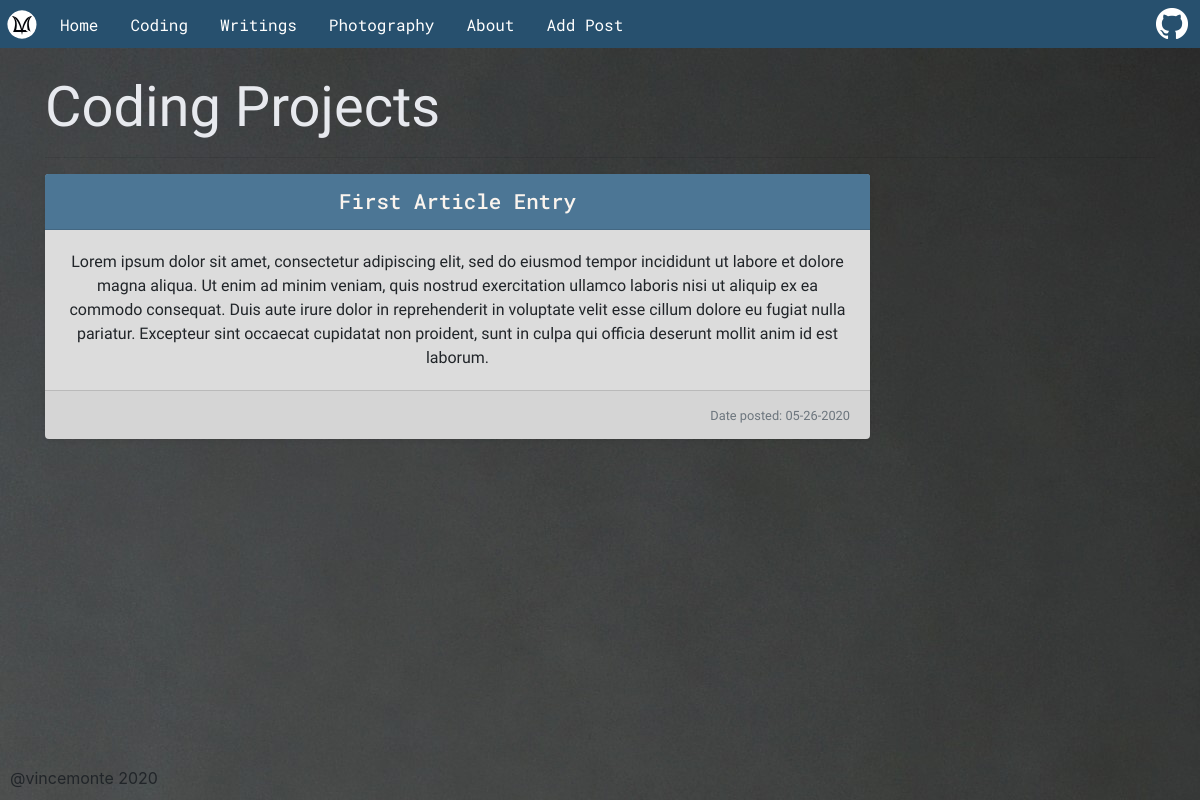
Page /coding on the earlier database version.
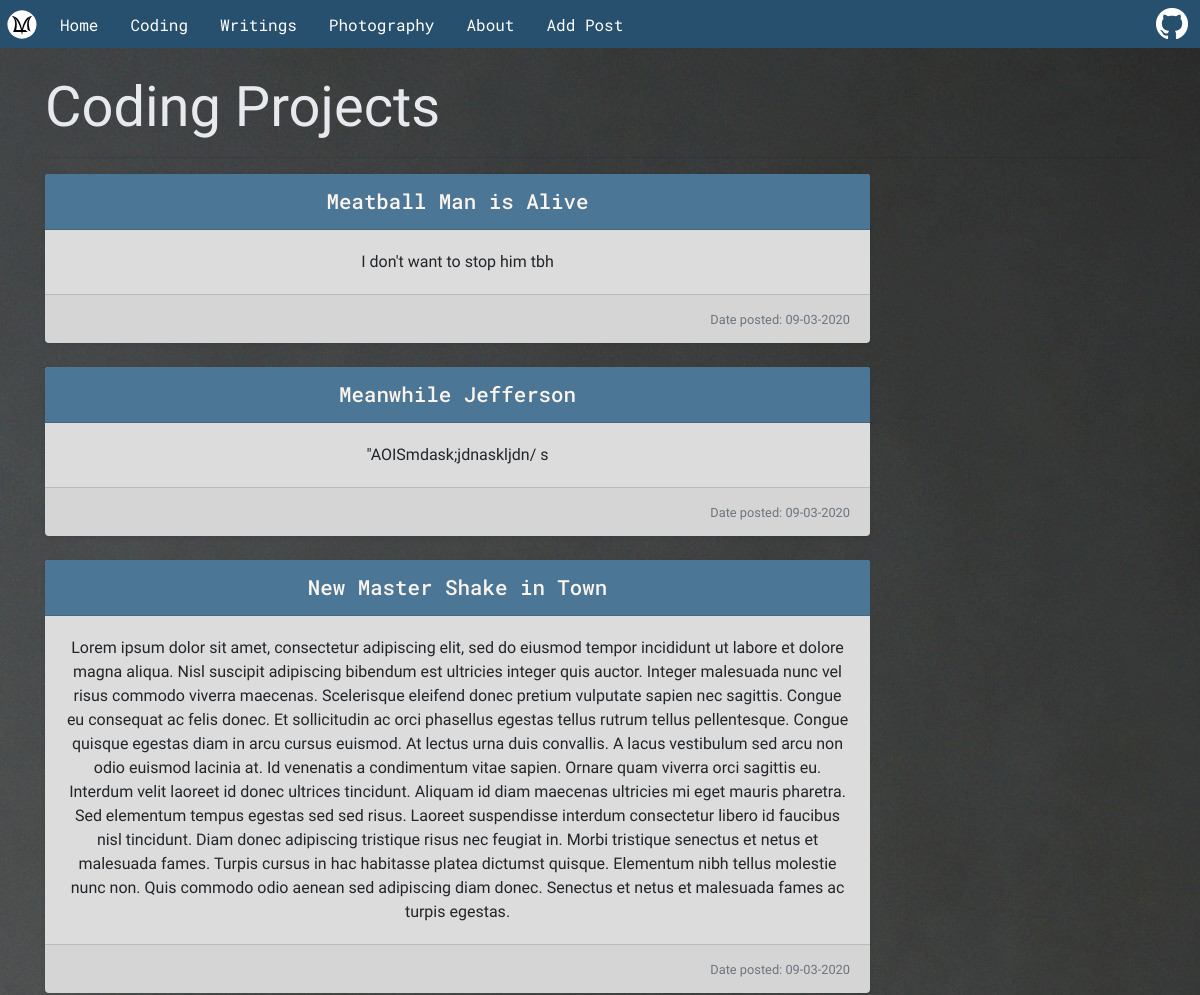
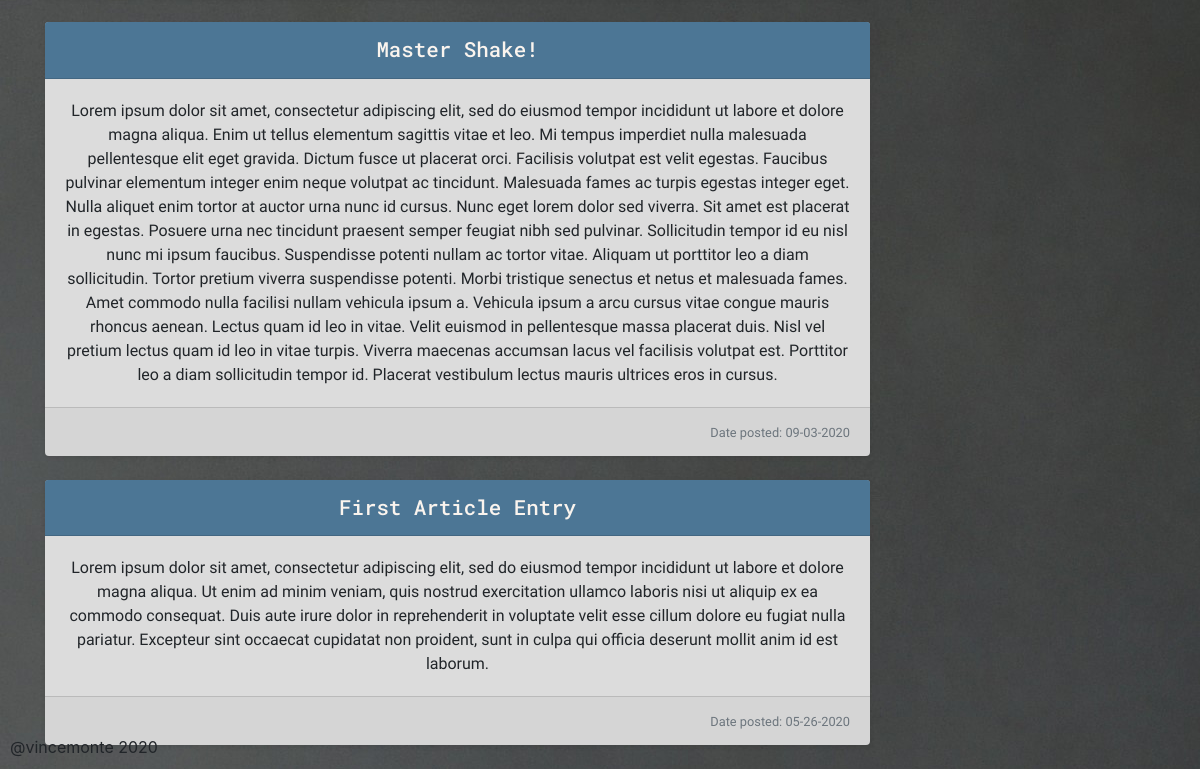
Same page on the later database version (2 pictures, top to bottom).
### personalWebsite/models.py (models this page shows, shortened)
class Project(db.Model):
    id = db.Column(db.Integer, primary_key=True)
    title = db.Column(db.String(100), nullable=False)
    type = db.Column(db.String(20), nullable=False)
    content= db.Column(db.Text, nullable=True)
    files = db.Column(db.String(50), nullable=True) #holds the path to the file images
    date_posted = db.Column(db.DateTime, nullable=False, default=datetime.now)
    home_post = db.relationship('HomePost', backref='project', uselist=False)

### personalWebsite/routes.py (the view)
@app.route('/coding', methods=['GET'])
def coding():
    posts = Project.query.filter_by(type='coding').order_by(Project.id.desc())
    return render_template('coding.html', posts=posts)

### personalWebsite/templates/coding.html
{% extends "layout.html" %}
{% block content %}
<div class="container">
  <h1 class="display-4 page-header text-white-2">Coding Projects</h1>
  <hr>
  <div class="row text-center">
    {% for post in posts %}
    <div class="col-lg-9">
      <div class="card mb-4 shadow-sm">
        <div class="card-header">
          <a class = "card-title" href="{{ url_for('project', project_id=post.id) }}">{{ post.title }}</a>
        </div>
        <div class="card-body">
          <p class= "card-text">{{ post.content }}</p>
        </div>
        <div class="card-footer text-right">
          <small class="text-muted">Date posted: {{ post.date_posted.strftime('%m-%d-%Y') }}</small>
        </div>
      </div>
    </div>
    {% endfor %}
  </div>
</div>
{% endblock content %}

### personalWebsite/templates/layout.html (shortened to what this page needs)
<!DOCTYPE html>
<html lang="en" dir="ltr">
  <head>
    <link rel="stylesheet" href="https://stackpath.bootstrapcdn.com/bootstrap/4.1.3/css/bootstrap.min.css">
    <link rel="stylesheet" type="text/css" href="{{ url_for('static', filename='main.css')}}">
  </head>
  <body>
    <header>
      <nav class="navbar">
        <ul>
          <li><img class="logo" src="{{url_for('static', filename='images/VLMLogoWhite.svg')}}"></li>
          <div class="nav-page-links">
            <li><a href="{{ url_for('homepage') }}">Home</a></li>
            <li><a href="{{ url_for('coding') }}">Coding</a></li>
            <li><a href="{{ url_for('writings') }}">Writings</a></li>
            <li><a href="{{ url_for('photography') }}">Photography</a></li>
            <li><a href="{{ url_for('about') }}">About</a></li>
            <li><a href="{{ url_for('addpost') }}">Add Post</a></li>
          </div>
          <div class="nav-image-links">
              <li><a href="https://github.com/vincemonte"><img src="{{url_for('static', filename='images/GitHub-Mark-Light-32px.png')}}"></a></li>
          </div>
        </ul>
      </nav>
    </header>
    <main role="main">
        {% block content %}{% endblock %}
    </main>
    <footer>@vincemonte 2020</footer>
  </body>
</html>

### personalWebsite/static/main.css (style rules this page uses)
body { margin: 0; background-image: url(images/GrayWallBackground.jpg); background-position: top; }
main { padding-top: 2.5em; font-family: 'Work Sans', sans-serif; }
.page-header { padding-top: .2em; margin-top: .4em; }
.navbar { width: 100%; height: 3em; position: fixed; z-index: 1; top: 0; left: 0; margin: 0; padding: 0; font-family: 'Roboto Mono', monospace; }
.navbar ul { padding:inherit; width: inherit; height: inherit; list-style-type: none; background-color: #27506E; overflow: hidden; }
.logo { float: left; display: block; padding-top: .3em; height: 44px; width: 44px; }
.nav-page-links li { float: left; }
.nav-image-links li { float: right; padding-top: 8px; padding-right: .75em; }
.nav-page-links li a { display: block; color: white; text-decoration: none; text-align: center; padding: .8em 1em; }
.row .card { border-style: none; background-color: #DCDCDC; }
.row .card-header { background-color: #4C7695; }
.card-title { text-decoration: none; color: #FAF4EE; font-size: 1.3em; font-weight: 500; text-align: left; font-family: 'Roboto Mono', monospace; }
.text-white-2 { color: #E7E9EE; }
footer { position:fixed; bottom: 10px; padding-left: 10px; }

Differences in the rows shown:
added Project: title "Meatball Man is Alive", content "I don't want to stop him tbh", date_posted "09-03-2020"
added Project: title "Meanwhile Jefferson", content "\"AOISmdask;jdnaskljdn/ s", date_posted "09-03-2020"
added Project: title "New Master Shake in Town", content "Lorem ipsum dolor sit amet, consectetur adipiscing elit, sed do eiusmod tempor incididunt ut labore et dolore magna aliqua. Nisl suscipit adipiscing bibendum est ultricies integer quis auctor. Integer malesuada nunc vel risus commodo viverra maecenas. Scelerisque eleifend donec pretium vulputate sapien nec sagittis. Congue eu consequat ac felis donec. Et sollicitudin ac orci phasellus egestas tellus rutrum tellus pellentesque. Congue quisque egestas diam in arcu cursus euismod. At lectus urna duis convallis. A lacus vestibulum sed arcu non odio euismod lacinia at. Id venenatis a condimentum vitae sapien. Ornare quam viverra orci sagittis eu. Interdum velit laoreet id donec ultrices…", date_posted "09-03-2020"
added Project: title "Master Shake!", content "Lorem ipsum dolor sit amet, consectetur adipiscing elit, sed do eiusmod tempor incididunt ut labore et dolore magna aliqua. Enim ut tellus elementum sagittis vitae et leo. Mi tempus imperdiet nulla malesuada pellentesque elit eget gravida. Dictum fusce ut placerat orci. Facilisis volutpat est velit egestas. Faucibus pulvinar elementum integer enim neque volutpat ac tincidunt. Malesuada fames ac turpis egestas integer eget. Nulla aliquet enim tortor at auctor urna nunc id cursus. Nunc eget lorem dolor sed viverra. Sit amet est placerat in egestas. Posuere urna nec tincidunt praesent semper feugiat nibh sed pulvinar. Sollicitudin tempor id eu nisl nunc mi ipsum faucibus. Suspendisse potenti…", date_posted "09-03-2020"
